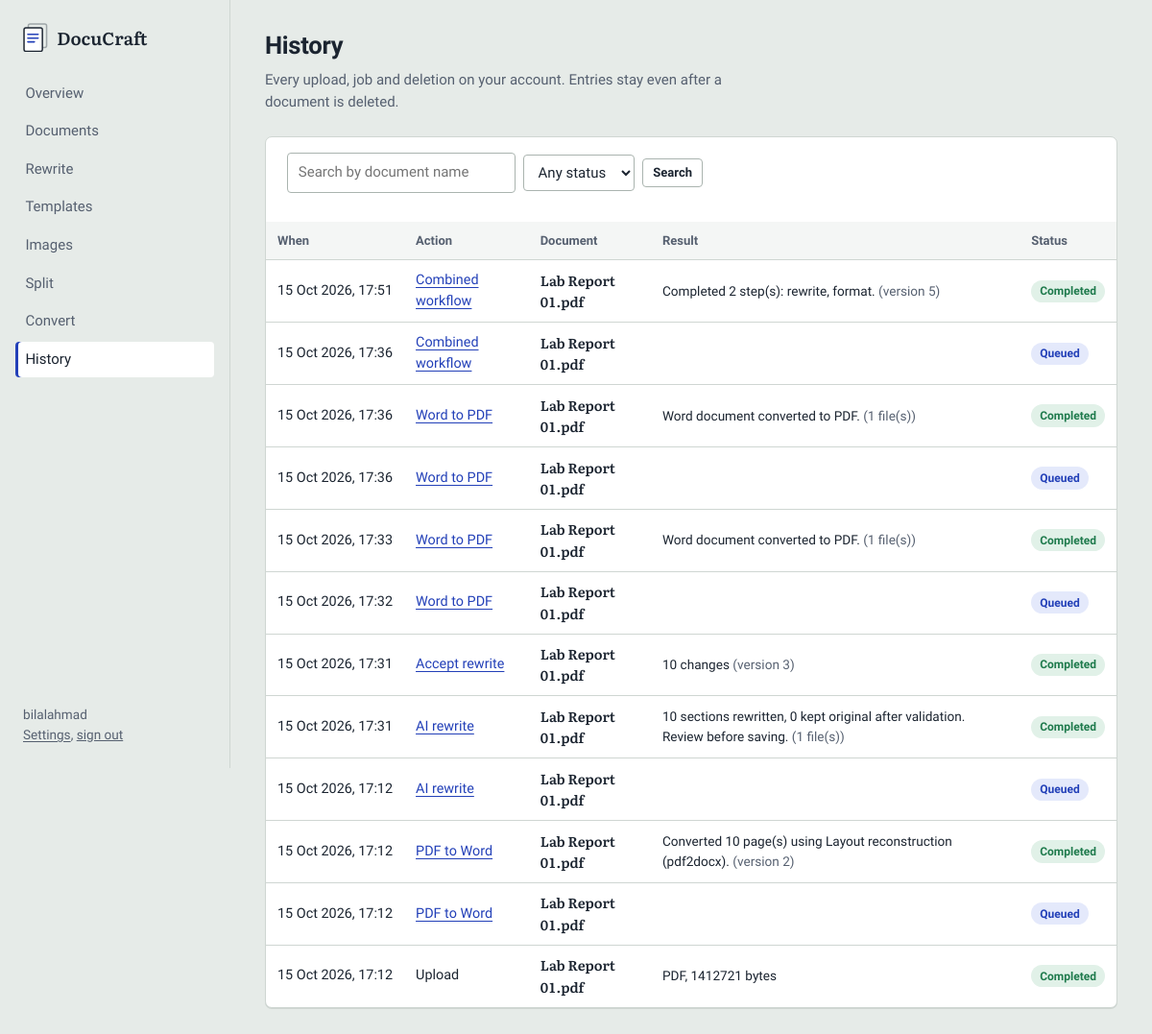
Page /history/ (signed in) on the committed database.
### apps/history/models.py (models this page shows, shortened)
class ProcessingHistory(models.Model):
    user = models.ForeignKey(settings.AUTH_USER_MODEL, on_delete=models.CASCADE, related_name="history")
    document = models.ForeignKey("documents.Document", null=True, blank=True, on_delete=models.SET_NULL,
                                 related_name="history")
    document_name = models.CharField(max_length=255)
    job = models.ForeignKey("documents.ProcessingJob", null=True, blank=True, on_delete=models.SET_NULL)
    operation = models.CharField(max_length=40)
    status = models.CharField(max_length=20)
    detail = models.CharField(max_length=500, blank=True)
    output_reference = models.CharField(max_length=300, blank=True)
    timestamp = models.DateTimeField(auto_now_add=True)
    class Meta:
        ordering = ["-timestamp"]
        verbose_name_plural = "processing history"

### apps/history/views.py (the view)
# urls.py: urlpatterns = [path("", views.index, name="index")]
@login_required
def index(request):
    qs = ProcessingHistory.objects.filter(user=request.user).select_related("document", "job")
    status = request.GET.get("status", "")
    q = request.GET.get("q", "").strip()
    if status in ("completed", "failed", "queued"):
        qs = qs.filter(status=status)
    if q:
        qs = qs.filter(document_name__icontains=q)
    page = Paginator(qs, 25).get_page(request.GET.get("page"))
    return render(request, "history/index.html", {"page": page, "status": status, "q": q})

### apps/core/context_processors.py (called while the page is built)
def navigation(request):
    if not getattr(request, "user", None) or not request.user.is_authenticated:
        return {}
    match = getattr(request, "resolver_match", None)
    current = f"{match.namespace}:{match.url_name}" if match and match.namespace else ""
    items = []
    for url_name, label, prefixes in NAV:
        active = any(current == p or (p.endswith(":") and current.startswith(p)) for p in prefixes)
        items.append({"url": reverse(url_name), "label": label, "active": active})
    return {"nav_items": items}

### apps/core/templatetags/docucraft.py (called while the page is built)
@register.filter
def tone(status):
    return TONES.get(str(status), "quiet")

### apps/documents/models.py (called while the page is built)
    def get_absolute_url(self):
        return reverse("documents:detail", args=[self.pk])

    def get_absolute_url(self):
        return reverse("documents:job", args=[self.pk])

### templates/history/index.html (shortened to what this page needs)
{% extends "base.html" %}{% load docucraft %}
{% block content %}
<div class="page-head"><div><h1>History</h1><p>Every upload, job and deletion on your account. Entries stay even after a document is deleted.</p></div></div>
<section class="sheet flush">
  <div class="sheet-head">
    <form class="filters" method="get" role="search">
      <input id="q" type="search" name="q" value="{{ q }}" placeholder="Search by document name">
      <select id="status" name="status" data-autosubmit>
        <option value="">Any status</option>
      </select>
      <button class="btn btn-sm" type="submit">Search</button>
    </form>
  </div>
  {% if page.object_list %}
  <div class="table-wrap"><table class="table">
    <thead><tr><th>When</th><th>Action</th><th>Document</th><th>Result</th><th>Status</th></tr></thead>
    <tbody>{% for h in page.object_list %}
      <tr>
        <td class="nowrap">{{ h.timestamp|date:"j M Y, H:i" }}</td>
        <td>{% if h.job %}<a href="{{ h.job.get_absolute_url }}">{{ h.operation }}</a>{% else %}{{ h.operation }}{% endif %}</td>
        <td class="doc-name">{% if h.document %}<a href="{{ h.document.get_absolute_url }}">{{ h.document_name }}</a>{% else %}{{ h.document_name }} <span class="muted small">(deleted)</span>{% endif %}</td>
        <td class="small">{{ h.detail|truncatechars:90 }}{% if h.output_reference %}<span class="muted"> ({{ h.output_reference }})</span>{% endif %}</td>
        <td><span class="badge badge--{{ h.status|tone }}">{{ h.status|capfirst }}</span></td>
      </tr>
    {% endfor %}</tbody>
  </table></div>
  {% else %}
  <div class="empty"><p>{% if q or status %}Nothing matches that filter.{% else %}No activity yet.{% endif %}</p></div>
  {% endif %}
</section>
{% endblock %}

### templates/base.html (shortened to what this page needs)
{% load static %}<!doctype html>
<html lang="en">
<head>
  <link rel="stylesheet" href="{% static 'css/app.css' %}">
</head>
<body>
{% block body %}
<div class="shell">
  <header class="rail">
    <a class="brand" href="{% url 'documents:dashboard' %}">{% include "partials/mark.html" %}<span class="brand-name">DocuCraft</span></a>
    <nav class="nav" aria-label="Main">
      {% for item in nav_items %}<a href="{{ item.url }}"{% if item.active %} aria-current="page"{% endif %}>{{ item.label }}</a>{% endfor %}
    </nav>
    <div class="rail-foot">
      <div>{{ request.user.get_username }}</div>
      <a href="{% url 'accounts:settings' %}">Settings</a>,
      <form method="post" action="{% url 'accounts:logout' %}">{% csrf_token %}<button class="link-btn" type="submit">sign out</button></form>
    </div>
  </header>
  <main class="main" id="main">
    {% block content %}{% endblock %}
  </main>
</div>
{% endblock %}
</body>
</html>

### rows in the picture
ProcessingHistory: timestamp "15 Oct 2026, 17:51", operation "Combined workflow", document_name "Lab Report 01.pdf", detail "Completed 2 step(s): rewrite, format.", output_reference "version 5", status "Completed"
ProcessingHistory: timestamp "15 Oct 2026, 17:36", operation "Combined workflow", document_name "Lab Report 01.pdf", status "Queued"
ProcessingHistory: timestamp "15 Oct 2026, 17:36", operation "Word to PDF", document_name "Lab Report 01.pdf", detail "Word document converted to PDF.", output_reference "1 file(s)", status "Completed"
ProcessingHistory: timestamp "15 Oct 2026, 17:36", operation "Word to PDF", document_name "Lab Report 01.pdf", status "Queued"
ProcessingHistory: timestamp "15 Oct 2026, 17:33", operation "Word to PDF", document_name "Lab Report 01.pdf", detail "Word document converted to PDF.", output_reference "1 file(s)", status "Completed"
ProcessingHistory: timestamp "15 Oct 2026, 17:32", operation "Word to PDF", document_name "Lab Report 01.pdf", status "Queued"
ProcessingHistory: timestamp "15 Oct 2026, 17:31", operation "Accept rewrite", document_name "Lab Report 01.pdf", detail "10 changes", output_reference "version 3", status "Completed"
ProcessingHistory: timestamp "15 Oct 2026, 17:31", operation "AI rewrite", document_name "Lab Report 01.pdf", detail "10 sections rewritten, 0 kept original after validation. Review before saving.", output_reference "1 file(s)", status "Completed"
ProcessingHistory: timestamp "15 Oct 2026, 17:12", operation "AI rewrite", document_name "Lab Report 01.pdf", status "Queued"
ProcessingHistory: timestamp "15 Oct 2026, 17:12", operation "PDF to Word", document_name "Lab Report 01.pdf", detail "Converted 10 page(s) using Layout reconstruction (pdf2docx).", output_reference "version 2", status "Completed"
ProcessingHistory: timestamp "15 Oct 2026, 17:12", operation "PDF to Word", document_name "Lab Report 01.pdf", status "Queued"
ProcessingHistory: timestamp "15 Oct 2026, 17:12", operation "Upload", document_name "Lab Report 01.pdf", detail "PDF, 1412721 bytes", status "Completed"

### other values in the picture
{{ item.label }} "Overview" "Documents" "Rewrite" "Templates" "Images" "Split" "Convert" "History"
{{ request.user.get_username }} "bilalahmad"
